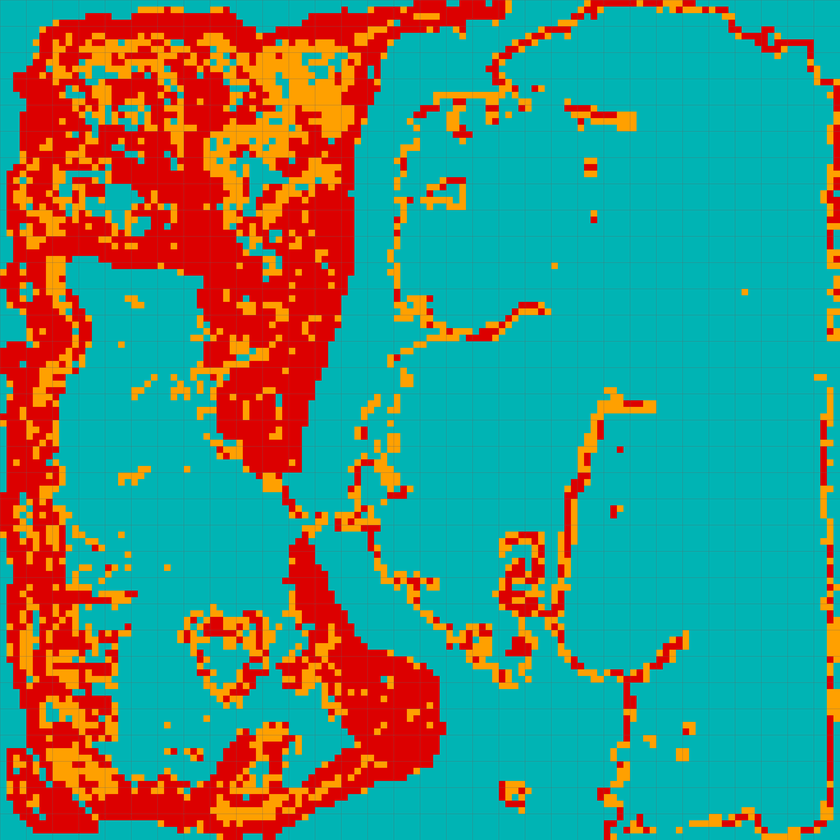
#> input picture sauvegarde/conflicts.png, 840 x 840 px, shrunk from 4096 x 4096 before the run
$ python heightmap_roughness.py ../conflicts.png out.png
#> lines starting #> are read from the running program, lines starting #| are printed output that depends on the picture
"""
heightmap_roughness.py
======================
Adds surface variety to heightmaps before slope/mask computation.
Three independent strategies, combinable:

  1. slope_perturbation  — perturbs the slope signal with fBm noise (non-destructive)
  2. domain_warp         — warps heightmap coordinates before any gradient computation
  3. additive_roughness  — adds fBm displacement directly to the heightmap

CLI
---
  python heightmap_roughness.py input.png output.png --mode slope_perturb
  python heightmap_roughness.py input.png output.png --mode domain_warp --warp-strength 25
  python heightmap_roughness.py input.png output.png --mode additive --amplitude 1.5
  python heightmap_roughness.py input.png output.png --mode all --preview

API
---
  from heightmap_roughness import SlopeRoughnessProcessor
  proc = SlopeRoughnessProcessor(cell_size=4.0)
  slope = proc.slope_perturb(heightmap, noise_amplitude=8.0)
  # or:
  warped_hm = proc.domain_warp(heightmap, warp_strength=20)
  slope = proc.compute_slope(warped_hm)
"""

from __future__ import annotations

import argparse
import sys
from pathlib import Path
from typing import Literal

import numpy as np
from scipy.ndimage import map_coordinates, uniform_filter

# ---------------------------------------------------------------------------
# Optional: fast Perlin via `noise` library; fall back to scipy fBm otherwise
# ---------------------------------------------------------------------------
try:
    from noise import pnoise2
    _HAS_PNOISE = True
except ImportError:
    _HAS_PNOISE = False


# ---------------------------------------------------------------------------
# fBm helpers
# ---------------------------------------------------------------------------

def _fbm_pnoise(h: int, w: int, scale: float, octaves: int, seed: int) -> np.ndarray:
    """Fractal Brownian Motion via the `noise` library (fast)."""
    offset_x = seed * 1000.17
    offset_y = seed * 999.31
    out = np.empty((h, w), dtype=np.float32)
    for y in range(h):
        for x in range(w):
            out[y, x] = pnoise2(
                x * scale + offset_x,
                y * scale + offset_y,
                octaves=octaves,
                persistence=0.5,
                lacunarity=2.0,
            )
    return out


# [20 lines left out: function _fbm_scipy, not called in this run]


def generate_fbm(h: int, w: int, scale: float = 0.005, octaves: int = 6,
                 seed: int = 0) -> np.ndarray:
    """Returns fBm array in [-1, 1], shape (h, w)."""
    if _HAS_PNOISE:
        return _fbm_pnoise(h, w, scale, octaves, seed)
    return _fbm_scipy(h, w, scale, octaves, seed)


# ---------------------------------------------------------------------------
# Core processor
# ---------------------------------------------------------------------------

class SlopeRoughnessProcessor:
    """
    Parameters
    ----------
    cell_size : float
        Horizontal distance per pixel in metres (Zimnitrita = 4.0 m/cell).
    """

    def __init__(self, cell_size: float = 4.0):
        self.cell_size = cell_size

    # --- slope / curvature primitives --------------------------------------

    def compute_slope(self, heightmap: np.ndarray) -> np.ndarray:
        """Returns slope in degrees, shape == heightmap.shape."""
        dy, dx = np.gradient(heightmap.astype(np.float32), self.cell_size)
        return np.degrees(np.arctan(np.sqrt(dx ** 2 + dy ** 2)))

    # [8 lines left out: function compute_curvature, not called in this run]

    # --- Strategy 1: slope perturbation ------------------------------------

    def slope_perturb(
        self,
        heightmap: np.ndarray,
        noise_amplitude: float = 8.0,
        noise_scale: float = 0.008,
        octaves: int = 6,
        seed: int = 0,
    ) -> np.ndarray:
        """
        Non-destructive: compute slope normally, then add fBm noise *to the slope
        signal* before thresholding.  The heightmap itself is unchanged.

        Parameters
        ----------
        noise_amplitude : float
            Max degrees of slope perturbation (±).  8° works well for hilly terrain.
        noise_scale : float
            Spatial frequency of the perturbation.  Lower = broader patches.
        """
        h, w = heightmap.shape
        slope = self.compute_slope(heightmap)
        noise = generate_fbm(h, w, scale=noise_scale, octaves=octaves, seed=seed)
        return slope + noise * noise_amplitude

    # --- Strategy 2: domain warp ------------------------------------------

    # [116 lines left out: functions domain_warp, additive_roughness, rock_mask, not called in this run]


# ---------------------------------------------------------------------------
# I/O helpers
# ---------------------------------------------------------------------------

def load_heightmap(path: str | Path) -> tuple[np.ndarray, dict]:
    """Load heightmap from PNG/TIF/R32 raw. Returns (array_float32, meta)."""
#> called with path = '../conflicts.png'
    import importlib
    path = Path(path)
    meta: dict = {"path": str(path), "dtype": None, "shape": None}

    if path.suffix.lower() in {".png", ".tif", ".tiff", ".jpg"}:
        try:
            from PIL import Image
            img = Image.open(path)
#> img is the input picture: PIL image 840x840 RGB; mean R, G, B 76.5, 140.1, 121.3
            arr = np.array(img, dtype=np.float32)
            if arr.ndim == 3:
                arr = arr[..., 0]  # use red channel if RGB
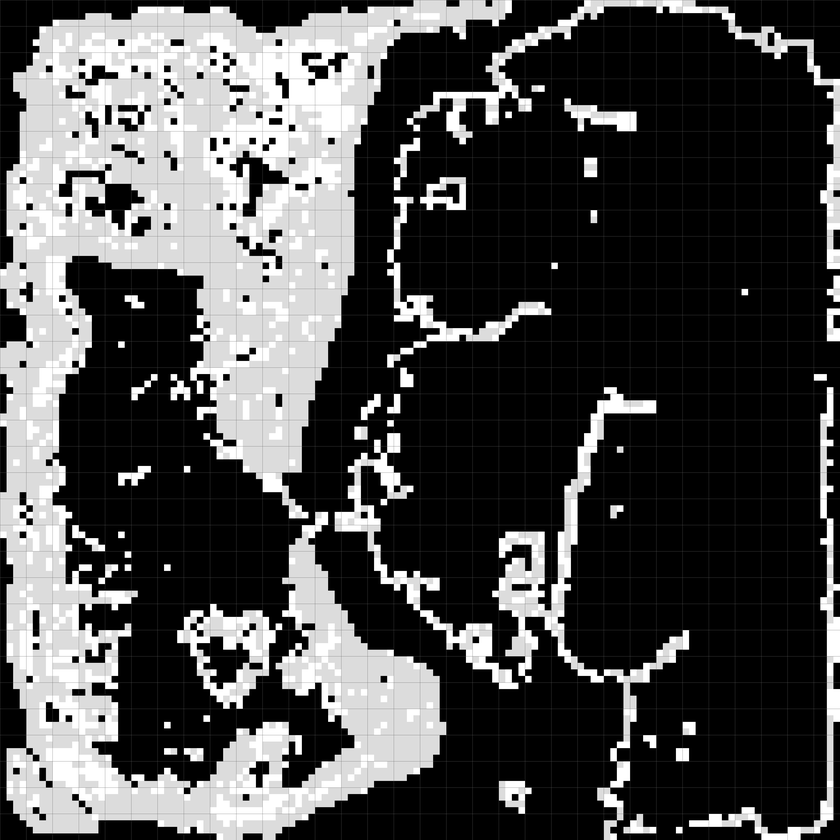
#> arr: shape (840, 840) float32; min 0, max 255, mean 76.5
        except ImportError:
            import imageio
            arr = np.array(imageio.imread(path), dtype=np.float32)
    elif path.suffix.lower() == ".raw":
        arr = np.fromfile(path, dtype=np.float32)
        side = int(np.sqrt(len(arr)))
        arr = arr.reshape(side, side)
    else:
        raise ValueError(f"Unsupported heightmap format: {path.suffix}")

    meta["dtype"] = str(arr.dtype)
    meta["shape"] = arr.shape
    return arr, meta


# [47 lines left out: functions save_heightmap, _preview, not called in this run]


# ---------------------------------------------------------------------------
# CLI
# ---------------------------------------------------------------------------

def main():
    parser = argparse.ArgumentParser(
        description="Add surface roughness variety to a heightmap for mask generation."
    )
    parser.add_argument("input", help="Input heightmap (PNG / TIF / raw float32)")
    parser.add_argument("output", help="Output path")
    parser.add_argument(
        "--mode",
        choices=["slope_perturb", "domain_warp", "additive", "all"],
        default="slope_perturb",
        help="Roughness strategy (default: slope_perturb)",
    )
    parser.add_argument("--cell-size", type=float, default=4.0,
                        help="Metres per pixel (default 4.0 for Zimnitrita)")
    # slope_perturb params
    parser.add_argument("--noise-amplitude", type=float, default=8.0,
                        help="Slope perturbation amplitude in degrees (default 8)")
    parser.add_argument("--noise-scale", type=float, default=0.008,
                        help="Spatial scale of perturbation noise (default 0.008)")
    # domain_warp params
    parser.add_argument("--warp-strength", type=float, default=20.0,
                        help="Domain warp pixel displacement (default 20)")
    parser.add_argument("--warp-scale", type=float, default=0.006,
                        help="Spatial scale of warp noise (default 0.006)")
    # additive params
    parser.add_argument("--amplitude", type=float, default=1.5,
                        help="Additive roughness amplitude in height units (default 1.5)")
    # rock mask params
    parser.add_argument("--slope-threshold", type=float, default=20.0,
                        help="Rock mask slope threshold in degrees (default 20)")
    parser.add_argument("--curvature-weight", type=float, default=0.5,
                        help="Curvature gate weight 0-1 (default 0.5)")
    # misc
    parser.add_argument("--octaves", type=int, default=6,
                        help="fBm octaves (default 6)")
    parser.add_argument("--seed", type=int, default=42,
                        help="Random seed (default 42)")
    parser.add_argument("--preview", action="store_true",
                        help="Save a 4-panel comparison PNG alongside output")

    args = parser.parse_args()

    print(f"Loading heightmap: {args.input}")
    hm, meta = load_heightmap(args.input)
#> meta = {'path': '../conflicts.png', 'dtype': 'float32', 'shape': (840, 840)}
    print(f"  shape={meta['shape']}, dtype={meta['dtype']}")
#|   shape=(840, 840), dtype=float32

    proc = SlopeRoughnessProcessor(cell_size=args.cell_size)
    out_path = Path(args.output)

    if args.mode == "slope_perturb":
        result = proc.slope_perturb(
            hm,
            noise_amplitude=args.noise_amplitude,
            noise_scale=args.noise_scale,
            octaves=args.octaves,
            seed=args.seed,
        )
#> in compute_slope, `dy, dx = np.gradient(heightmap.astype(np.float32), self.cell_size)`:
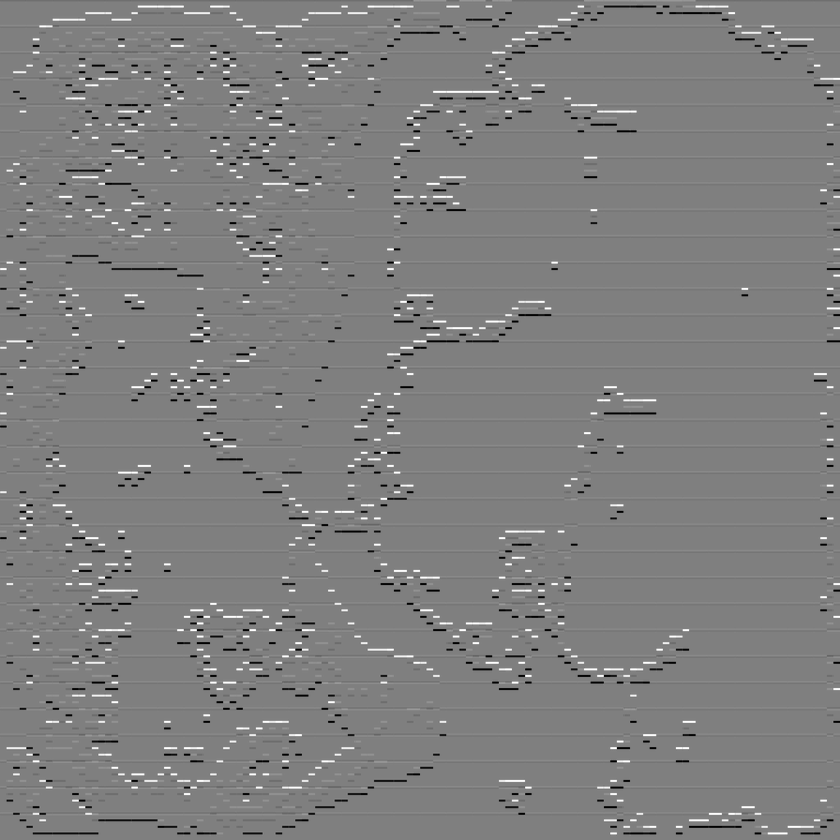
#> dy: shape (840, 840) float32; min -31.88, max 31.88, mean 0; drawn with min black and max white
#> in compute_slope, `dy, dx = np.gradient(heightmap.astype(np.float32), self.cell_size)`:
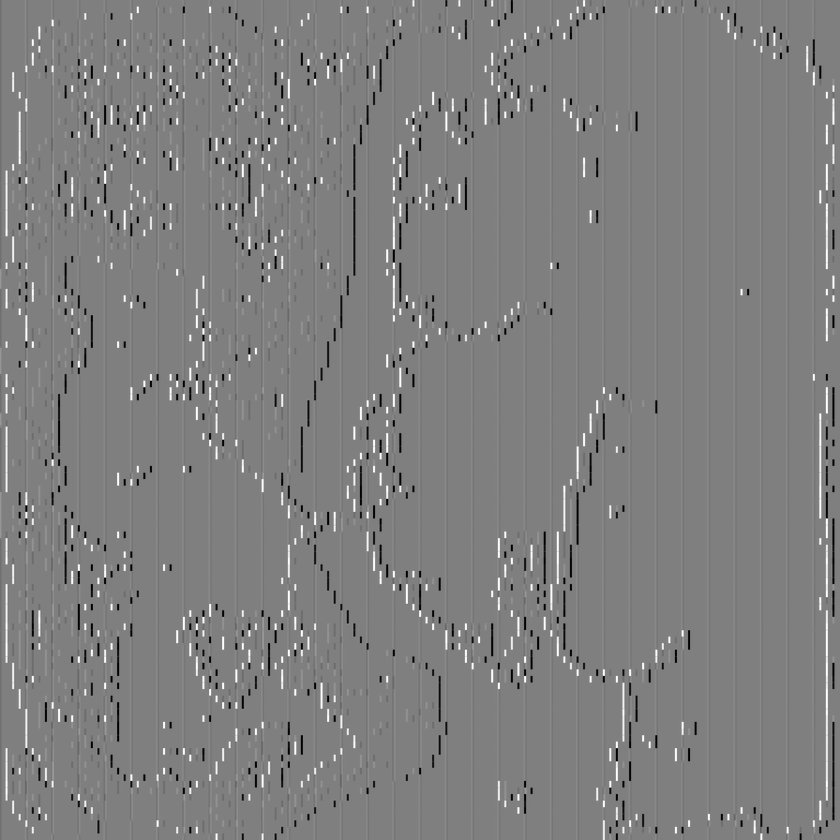
#> dx: shape (840, 840) float32; min -31.88, max 31.88, mean 0; drawn with min black and max white
#> in compute_slope, `return np.degrees(np.arctan(np.sqrt(dx ** 2 + dy ** 2)))`:
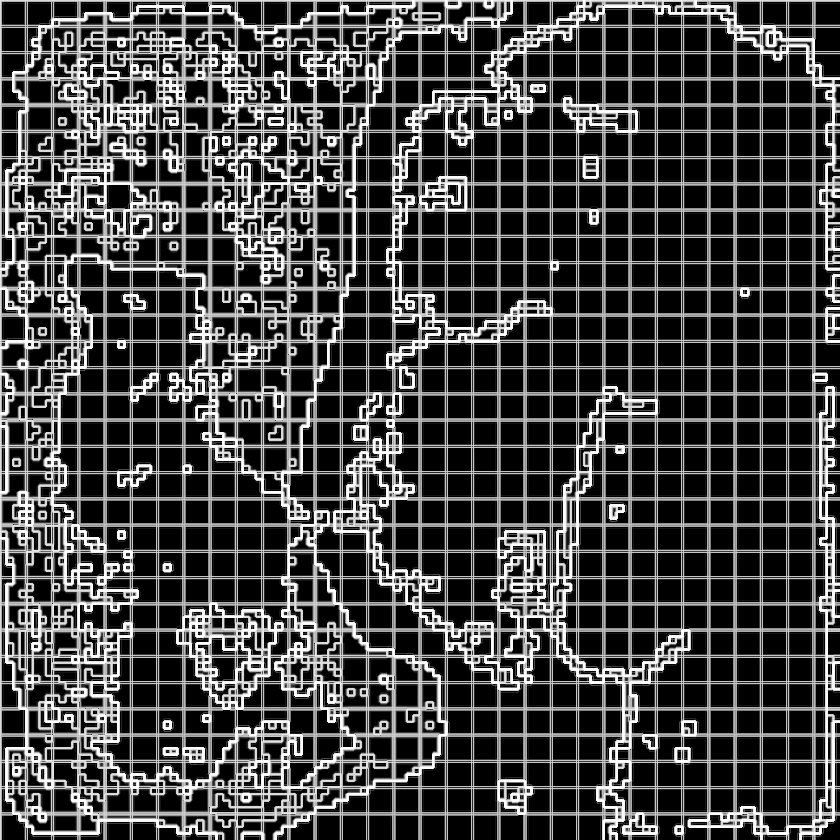
#> returned value: shape (840, 840) float32; min 0, max 88.57, mean 25.3; drawn with min black and max white
#> after the loop in _fbm_pnoise, `for y in range(h):`:
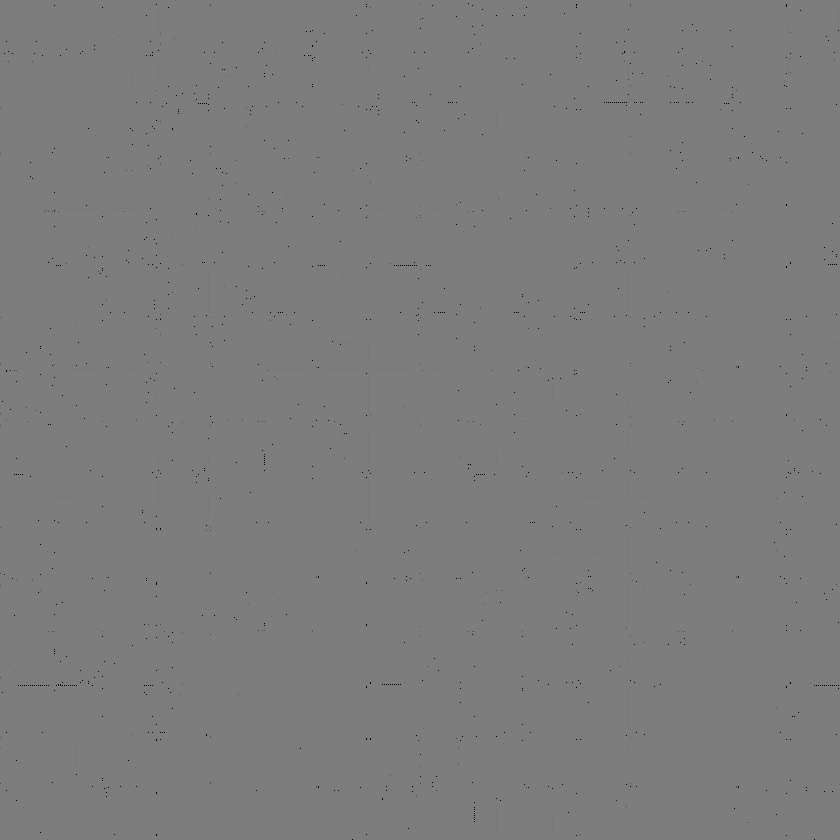
#> out: shape (840, 840) float32; 0.04% of the values are NaN or infinite; the others: min -3.17e+38, max 3.27e+38, mean nan; drawn with min black, max white, NaN and infinite black
        print(f"Slope perturbation done — slope range: {result.min():.1f}°–{result.max():.1f}°")
        # Save as float32 raw for downstream use
        result.astype(np.float32).tofile(out_path.with_suffix(".slope.raw"))
        print(f"Slope array saved → {out_path.with_suffix('.slope.raw')}")

    elif args.mode == "domain_warp":
        result = proc.domain_warp(
            hm,
            warp_strength=args.warp_strength,
            warp_scale=args.warp_scale,
            octaves=args.octaves,
            seed=args.seed,
        )
        save_heightmap(result, out_path)
        print(f"Domain-warped heightmap saved → {out_path}")

    elif args.mode == "additive":
        result = proc.additive_roughness(
            hm,
            amplitude=args.amplitude,
            octaves=args.octaves,
            seed=args.seed,
        )
        save_heightmap(result, out_path)
        print(f"Roughened heightmap saved → {out_path}")

    elif args.mode == "all":
        perturbed_slope = proc.slope_perturb(
            hm,
            noise_amplitude=args.noise_amplitude,
            noise_scale=args.noise_scale,
            octaves=args.octaves,
            seed=args.seed,
        )
        warped_hm = proc.domain_warp(
            hm,
            warp_strength=args.warp_strength,
            warp_scale=args.warp_scale,
            octaves=args.octaves,
            seed=args.seed,
        )
        warped_slope = proc.compute_slope(warped_hm)
        rock = proc.rock_mask(
            hm,
            slope_threshold=args.slope_threshold,
            curvature_weight=args.curvature_weight,
            perturb_slope=True,
            noise_amplitude=args.noise_amplitude,
            noise_scale=args.noise_scale,
            octaves=args.octaves,
            seed=args.seed,
        )
        perturbed_slope.astype(np.float32).tofile(out_path.with_suffix(".slope_perturbed.raw"))
        warped_slope.astype(np.float32).tofile(out_path.with_suffix(".slope_warped.raw"))
        rock.astype(np.uint8).tofile(out_path.with_suffix(".rock_mask.raw"))
        print("All outputs saved.")

        if args.preview:
            _preview(hm, perturbed_slope, warped_slope, rock, out_path)


if __name__ == "__main__":
    main()
#> (the call stopped at in _fbm_pnoise, `out[y, x] = pnoise2( x * scale + offset_x, y * scale + offset_y, octav..`: noise is not available in this run)
